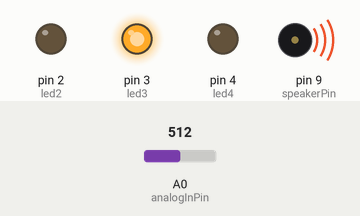
Bench run of a sketch on a simulated Arduino Uno, built with avr-gcc and run on an emulated ATmega328P. On the bench: output pins drawn as LEDs (lit = HIGH), buzzer (waves = sounding). The inputs (shaded band) are chosen by the test bench; at power-on: A0 (analogInPin) = 512.

Above: at 1.2 s.
1.3 s: A0 (analogInPin) set to 58
At 2.5 s:
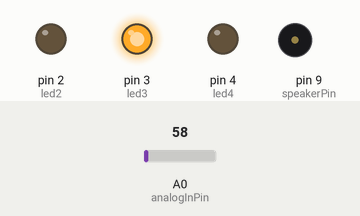
3.1 s: A0 (analogInPin) set to 50
At 3.9 s:
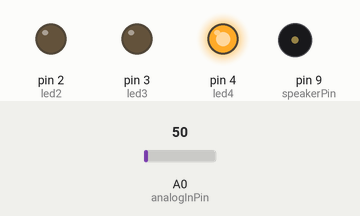
4.7 s: A0 (analogInPin) set to 16
At 5.3 s:
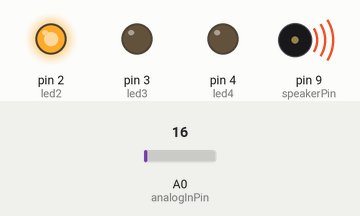
Timing chart, 0 to 7.9 s (numbered marks = the images above; inputs shaded):
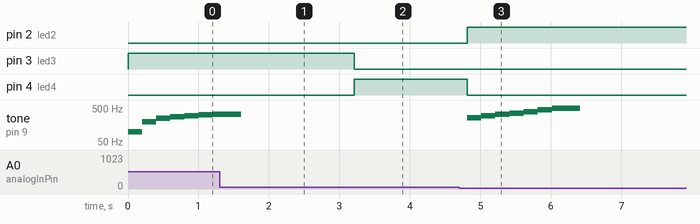

Measured:
- the behaviour switches between 54 and 53 on A0 (analogInPin) (found by bisection; images 1 and 2)
- after the input at 3.1 s, pin 3 (led3): HIGH → LOW after 0.11 s; pin 4 (led4): LOW → HIGH after 0.11 s
- after the input at 4.7 s, pin 2 (led2): LOW → HIGH after 0.11 s; pin 4 (led4): HIGH → LOW after 0.11 s; tone on pin 9 (speakerPin): plays 261 Hz for 0.20 s, 293 Hz for 0.20 s, 329 Hz for 0.20 s, 349 Hz for 0.20 s, 392 Hz for 0.20 s, 440 Hz for 0.20 s … (7 notes in this stretch), starting after 0.11 s

The sketch:

tempe.ino
```cpp
const int speakerPin = 9;
const int led2 = 2;
const int led3 = 3;
const int led4 = 4;
float temp = 0.0;
const int analogInPin = A0;
int enviaColeta = 0;

// Frequências das notas musicais (C4 até B4)
const float freqs1[] = {261.63, 293.66, 329.63, 349.23, 392.00, 440.00, 493.88};
const float freqs2[] = {50, 75, 100, 125, 150, 175, 200};
const float freqs3[] = {100, 200, 250, 275, 300, 312.5, 325};

// Durações das notas (em milissegundos)
const int duracao1[] = {400, 400, 400, 400, 400, 400, 400, 800, 400, 400, 400, 400, 400, 400, 400, 800};
const int duracao2[] = {200, 200, 200, 200, 200, 200, 200, 400, 200, 200, 200, 200, 200, 200, 200, 400};
const int duracao3[] = {800, 800, 800, 800, 800, 800, 800, 1200, 800, 800, 800, 800, 800, 800, 800, 1200};

unsigned long ini1;
unsigned long ini2;
unsigned long ini3;

boolean t1 = false;
boolean t2 = false;
boolean t3 = false;


void setup() {
  Serial.begin(115200, SERIAL_8N1);
  pinMode(speakerPin, OUTPUT);
  pinMode(analogInPin, INPUT);
  pinMode(led2, OUTPUT);
  pinMode(led3, OUTPUT);
  pinMode(led4, OUTPUT);
  enviaColeta = 0;
}

void toca1(unsigned long tempo){
    for (int i = 0; i < sizeof(freqs1) / sizeof(freqs1[0]); i++) {
      int posicao = floor(tempo-ini1)/200;
      if(posicao == i){
        tone(speakerPin, freqs1[i]);
        //delay(duracao1[i]);
        //noTone(speakerPin);
      }
    }
    if (floor(tempo-ini1)/200 > (sizeof(freqs1) / sizeof(freqs1[0])) + 1) noTone(speakerPin);
    /*Serial.print(tempo);
    Serial.print(" ");
    Serial.println(ini1);*/
}

void toca2(unsigned long tempo){
    for (int i = 0; i < sizeof(freqs2) / sizeof(freqs2[0]); i++) {
      int posicao = floor(tempo-ini1)/200;
      if(posicao == i){
        tone(speakerPin, freqs2[i]);
//        delay(duracao2[i]);
//        noTone(speakerPin);
      }
    }
    if (floor(tempo-ini1)/200 > (sizeof(freqs2) / sizeof(freqs2[0])) + 1) noTone(speakerPin);
}

void toca3(unsigned long tempo){
    for (int i = 0; i < sizeof(freqs3) / sizeof(freqs3[0]); i++) {
      int posicao = floor(tempo-ini1)/200;
      if(posicao == i){
        tone(speakerPin, freqs3[i]);
//        delay(duracao3[i]);
//        noTone(speakerPin);
      }
    }
    if (floor(tempo-ini1)/200 > (sizeof(freqs3) / sizeof(freqs3[0])) + 1) noTone(speakerPin);
}


void loop() {
    char charRecebido;
    if (Serial.available()){            // verifica se recebeu algum comando
        charRecebido = Serial.read();    // le o caractere recebido
        switch ( charRecebido ){
            case 'i':                    // inicia coleta
             enviaColeta = 1;
             break;

            case 'p':                    // para a coleta
             enviaColeta = 0;
             break;

            default:                     // outro comando, ignora...
             break;
        }
    }
    int valor = analogRead(analogInPin);
    temp = (((valor)*5.0)/1023.0)/0.01;
    if ( enviaColeta == 1 ){
        byte valor_byte = valor;
        Serial.write(valor_byte);
    }
    if (temp < 24) {
        digitalWrite(led2, HIGH);
        digitalWrite(led3, LOW);
        digitalWrite(led4, LOW);
        if (t1 == false){
          t1 = true;
          ini1 = millis();
        }
        t2 = false;
        t3 = false;
//            toca1();
    }
    else if (temp >= 24 && temp <= 26){
        digitalWrite(led4, HIGH);
        digitalWrite(led2, LOW);
        digitalWrite(led3, LOW);
        t1  =false;
        if (t2 == false){
          t2 = true;
          ini2 = millis();
        }
        t3 = false;
//            toca2();
    }
    else if (temp > 26){
        digitalWrite(led4, LOW);
        digitalWrite(led2, LOW);
        digitalWrite(led3, HIGH);
        t1 = false;
        t2 = false;
        if (t3 == false){
          t3 = true;
          ini3 = millis();
        }
//            toca3();
    }
    else {
        t1 = false;
        t2 = false;
        t3 = false;
    }

    if(t1) toca1(millis());
    if(t2) toca2(millis());
    if(t3) toca3(millis());

    delay(200);
}
```
